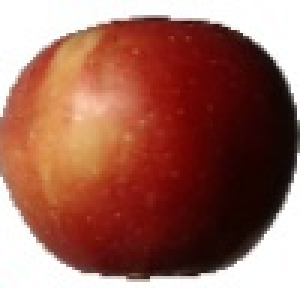
#> input picture fruits-360/Sample/Apple Braeburn 1/10_100.jpg, 100 x 100 px (shown 3 times larger)
$ python -i Streamlit.py   (imports and definitions only)   (older library calls are emulated)
#> lines starting #> are read from the running program, lines starting #| are printed output that depends on the picture
#> further down, picture is the input picture: shape (100, 100, 3); mean B, G, R 95.9, 108.2, 159.6
import streamlit as st
# python -m streamlit run front_end/Streamlit.py
import cv2
import numpy as np
import joblib
import pickle
from skimage.feature import local_binary_pattern, graycomatrix, graycoprops
from skimage.color import rgb2gray
from skimage.measure import moments_hu
from PIL import Image

RADIUS = 3
N_POINTS = 8 * RADIUS
GLCM_DISTANCES = [1]
GLCM_ANGLES = [0]

def extract_features(img):
    img = cv2.resize(img, (100, 100))
    hsv = cv2.cvtColor(img, cv2.COLOR_BGR2HSV)
#> hsv: shape (100, 100, 3); mean H, S, V 19, 140.9, 159.7
    hsv_hist = cv2.calcHist([hsv], [0, 1, 2], None, [16, 8, 8], [0, 180, 0, 256, 0, 256])
    hsv_hist = cv2.normalize(hsv_hist, hsv_hist).flatten()
#> hsv_hist = 1024 values, max 0.646 at index 7, min 0 at index 0, mean 0.00451

    gray = cv2.cvtColor(img, cv2.COLOR_BGR2GRAY)
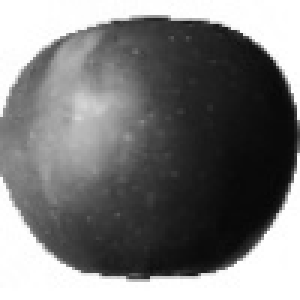
#> gray: shape (100, 100) (shown 3 times larger); min 7, max 255, mean 122.2
    lbp = local_binary_pattern(gray, P=24, R=3, method='uniform')
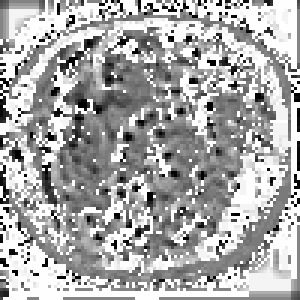
#> lbp: shape (100, 100) float64 (shown 3 times larger); min 0, max 25, mean 16.6; drawn with min black and max white
    lbp_hist, _ = np.histogram(lbp.ravel(), bins=np.arange(0, 27), range=(0, 26))
#> lbp_hist = 26 values, max 3187 at index 25, min 74 at index 3, mean 384.6
    lbp_hist = lbp_hist.astype("float") / lbp_hist.sum()
#> lbp_hist = 26 values, max 0.319 at index 25, min 0.0074 at index 3, mean 0.0385

    glcm = graycomatrix(gray, distances=[1], angles=[0], levels=256, symmetric=True, normed=True)
    contrast = graycoprops(glcm, 'contrast')[0, 0]
#> contrast = 263.6
    correlation = graycoprops(glcm, 'correlation')[0, 0]
#> correlation = 0.985
    energy = graycoprops(glcm, 'energy')[0, 0]
#> energy = 0.125
    homogeneity = graycoprops(glcm, 'homogeneity')[0, 0]
#> homogeneity = 0.416
    haralick_features = np.array([contrast, correlation, energy, homogeneity])
#> haralick_features = [263.6, 0.985, 0.125, 0.416]

    moments = cv2.moments(gray)
#> moments = moments, m00 1221880, centre m10/m00, m01/m00 = (43.14, 48.7)
    hu_moments = cv2.HuMoments(moments).flatten()
#> hu_moments = [0.00178, 1.92e-08, 8.85e-12, 1.88e-10, -4.41e-22, -1.53e-14, 7.68e-21]
    hu_moments = -np.sign(hu_moments) * np.log10(np.abs(hu_moments) + 1e-10)
#> hu_moments = [2.75, 7.71, 9.96, 9.54, -10, -10, 10]

    feature_vector = np.hstack([hsv_hist, lbp_hist, haralick_features, hu_moments])
#> feature_vector = 1061 values, max 263.6 at index 1050, min -10 at index 1058, mean 0.274
    return feature_vector

def predict(image, model_params):
    scaler = model_params['scaler']
    pca = model_params['pca']
    normalizer = model_params['normalizer']

    X = extract_features(image).reshape(1, -1)
    X_scaled = scaler.transform(X)
    X_pca = pca.transform(X_scaled)
    X_norm = normalizer.transform(X_pca)

    class_priors = model_params['class_priors']
    means = model_params['means']
    variances = model_params['variances']
    classes = model_params['unique_classes']

    log_probs = []
    for cls in classes:
        mean = means[cls]
        var = variances[cls]
        prior = class_priors[cls]
        log_likelihood = -0.5 * np.sum(np.log(2 * np.pi * var)) - 0.5 * np.sum(((X_norm - mean) ** 2) / var)
        log_probs.append(np.log(prior) + log_likelihood)

    return classes[np.argmax(log_probs)]

# Streamlit UI
# [15 lines not run here, left out]

>>> import cv2
>>> picture = cv2.imread('../fruits-360/Sample/Apple Braeburn 1/10_100.jpg')
>>> result = extract_features(picture)
#> result has the same summary as feature_vector in extract_features
